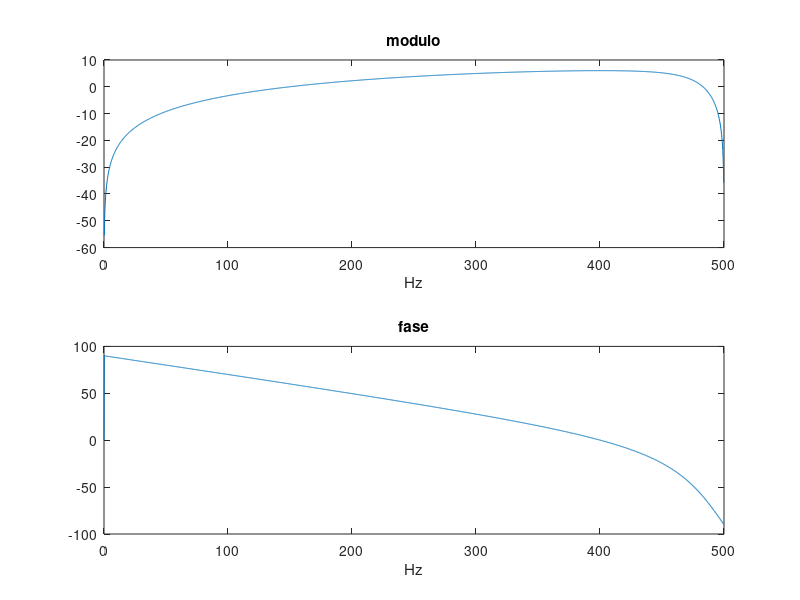
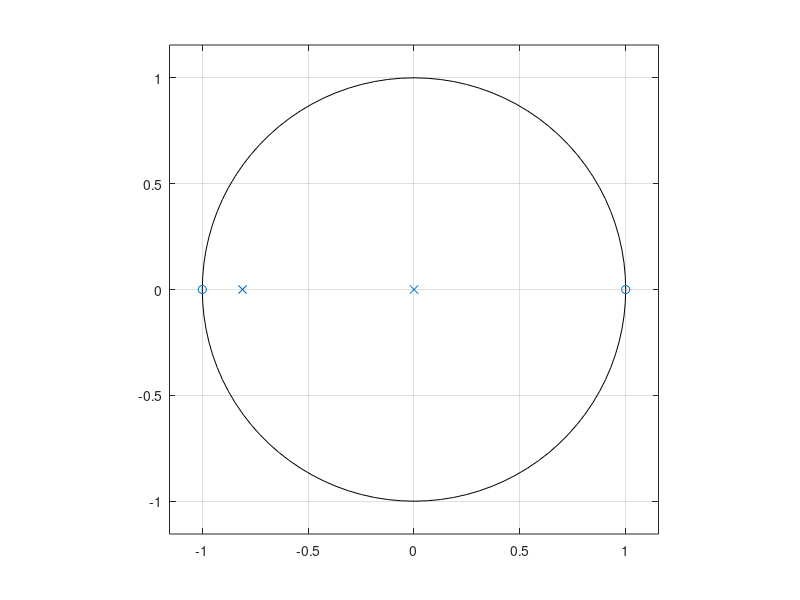

Source code (MATLAB) for these figures, in order:
%% Elaborazione Segnali Biomedici - Soluzione Laboratorio 07
% Prof. Veronese Mattia - UNIPD

%% OPENING
clear all
close all
clc

%% Esercizio 3

% 2) Determinare poli e zeri della funzione di trasferimento e farne il
% grafico nel piano di Gauss
% H(z) = (1-z^(-2))/(1+0.81z^(-1))

% Coefficienti del numeratore e denominatore
a = [1 0.81];
b = [1 0 -1];

% Zeri e poli
z = roots(b);
p = roots(a);

%%
% 3) Visualizzare la risposta in frequenza del filtro, in modulo e fase, e il
% diagramma zeri-poli
Fc = 1000;
Np = 2048;

[H, F] = freqz(b,a,Np,Fc);

figure
subplot(2,1,1)
plot(F,20*log10(abs(H)))		% Disegna il modulo
title('modulo')
xlabel('Hz')
subplot(2,1,2)
plot(F,angle(H)*360/(2*pi))	    % Disegna la fase 
title('fase')
xlabel('Hz')

% Diagramma zeri-poli
figure
zplane(b,a)



